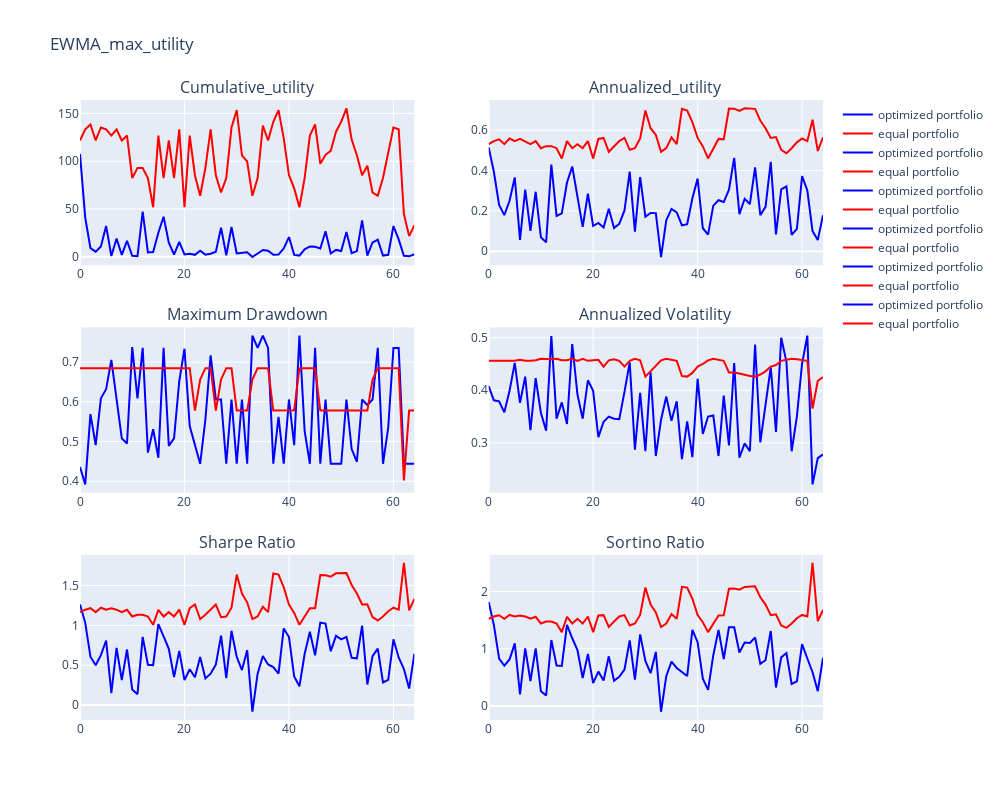

Notebook code cell kept with this figure:
### Code cell
import plotly.graph_objects as go
from plotly.subplots import make_subplots

# Define the titles for the subplots
titles = [
    "Cumulative_utility",
    "Annualized_utility",
    "Maximum Drawdown",
    "Annualized Volatility",
    "Sharpe Ratio",
    "Sortino Ratio"
]

# Create subplots
fig = make_subplots(rows=3, cols=2, subplot_titles=titles, vertical_spacing=0.1)

# Define the colors for equal and optimized portfolios
equal_color = "red"
optimized_color = "blue"

# Loop through the subplots
k = 0
for i in range(1, 4):
    for j in range(1, 3):
        pf = np.array(final_results["EWMA_EWMA_max_utility"])[:, k, 0]
        eq = np.array(final_results["EWMA_EWMA_max_utility"])[:, k, 1]
        x = np.arange(pf.shape[0])

        # Add traces to the subplot with the specified colors
        fig.add_trace(go.Scatter(x=x, y=pf, name="optimized portfolio", line=dict(color=optimized_color)), row=i, col=j)
        fig.add_trace(go.Scatter(x=x, y=eq, name="equal portfolio", line=dict(color=equal_color)), row=i, col=j)

        k += 1

# Update subplot layout
fig.update_layout(
    title="EWMA_max_utility",
    showlegend=True,
    height=800,
    width=1000,
)

# Show the plot
fig.show()
